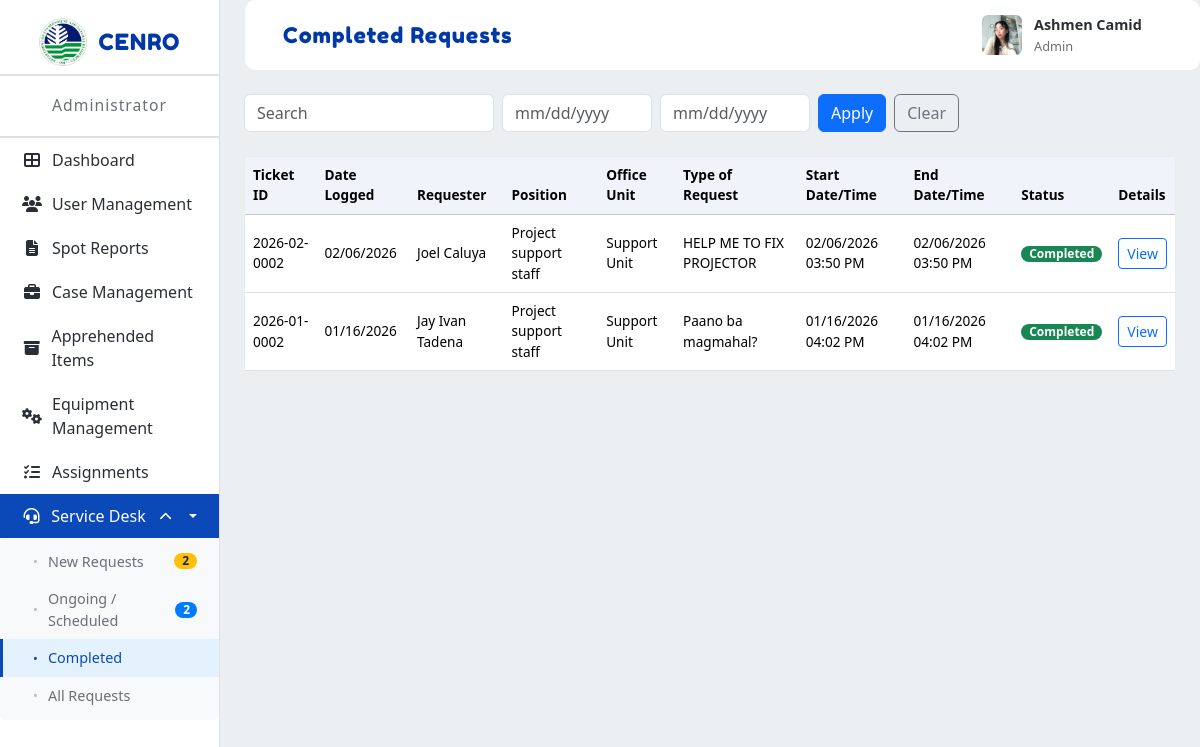
The app's page /prototype/app/modules/admin/views/completed.php (signed in) with its own data.
### tables this page shows
CREATE TABLE `users` (
  `id` int(11) NOT NULL,
  `email` varchar(255) NOT NULL,
  `password_hash` varchar(255) NOT NULL,
  `full_name` varchar(255) NOT NULL,
  `contact_number` varchar(20) DEFAULT NULL,
  `office_unit` varchar(255) DEFAULT NULL,
  `profile_picture` varchar(255) DEFAULT NULL,
  `role` enum('Admin','Enforcement Officer','Enforcer','Property Custodian','Office Staff') NOT NULL,
  `status` tinyint(1) DEFAULT 1,
  `created_at` timestamp NOT NULL DEFAULT current_timestamp(),
  `updated_at` timestamp NOT NULL DEFAULT current_timestamp() ON UPDATE current_timestamp(),
  `last_login` timestamp NULL DEFAULT NULL,
  `position` varchar(100) DEFAULT NULL
);

CREATE TABLE `service_requests` (
  `id` int(10) UNSIGNED NOT NULL,
  `ticket_no` varchar(64) NOT NULL,
  `ticket_date` date NOT NULL,
  `requester_name` varchar(255) DEFAULT NULL,
  `requester_position` varchar(150) DEFAULT NULL,
  `requester_office` varchar(150) DEFAULT NULL,
  `requester_division` varchar(150) DEFAULT NULL,
  `requester_phone` varchar(50) DEFAULT NULL,
  `requester_email` varchar(150) DEFAULT NULL,
  `request_type` varchar(150) DEFAULT NULL,
  `request_description` text DEFAULT NULL,
  `feedback_rating` varchar(50) DEFAULT NULL,
  `requester_signature_path` varchar(255) DEFAULT NULL,
  `auth1_name` varchar(255) DEFAULT NULL,
  `auth1_position` varchar(150) DEFAULT NULL,
  `auth1_date` date DEFAULT NULL,
  `auth1_signature_path` varchar(255) DEFAULT NULL,
  `auth2_name` varchar(255) DEFAULT NULL,
  `auth2_position` varchar(150) DEFAULT NULL,
  `auth2_date` date DEFAULT NULL,
  `auth2_signature_path` varchar(255) DEFAULT NULL,
  `status` varchar(50) NOT NULL DEFAULT 'open',
  `created_by` int(11) DEFAULT NULL,
  `created_at` timestamp NOT NULL DEFAULT current_timestamp(),
  `updated_at` timestamp NULL DEFAULT NULL ON UPDATE current_timestamp(),
  `ack_signature_path` text DEFAULT NULL,
  `acknowledged_at` datetime DEFAULT NULL,
  `acknowledged_by_name` varchar(191) DEFAULT NULL,
  `acknowledged_by` varchar(150) DEFAULT NULL,
  `rating` varchar(32) DEFAULT NULL,
  `rating_comment` text DEFAULT NULL,
  `rated_at` datetime DEFAULT NULL
);

CREATE TABLE `service_request_actions` (
  `id` int(10) UNSIGNED NOT NULL,
  `service_request_id` int(10) UNSIGNED NOT NULL,
  `action_date` date DEFAULT NULL,
  `action_time` time DEFAULT NULL,
  `action_details` text DEFAULT NULL,
  `action_staff_id` int(11) DEFAULT NULL,
  `action_signature_path` varchar(255) DEFAULT NULL,
  `created_at` timestamp NOT NULL DEFAULT current_timestamp(),
  `updated_at` timestamp NULL DEFAULT NULL ON UPDATE current_timestamp()
);

### prototype/app/modules/admin/views/completed.php (the view, shortened to what this page needs)
<?php
require_once __DIR__ . '/../../../config/db.php';
$completed = [];
try {
  $cstmt = $pdo->prepare("SELECT * FROM service_requests WHERE LOWER(status) = 'completed' ORDER BY updated_at DESC");
  $cstmt->execute();
  $completed = $cstmt->fetchAll(PDO::FETCH_ASSOC);
} catch (Exception $e) {
  error_log('completed fetch error: ' . $e->getMessage());
  $completed = [];
}
try {
  $earliestStmt = $pdo->prepare("SELECT action_date, action_time FROM service_request_actions WHERE service_request_id = :id AND action_date IS NOT NULL ORDER BY action_date ASC, action_time ASC LIMIT 1");
  $latestStmt = $pdo->prepare("SELECT action_date, action_time FROM service_request_actions WHERE service_request_id = :id ORDER BY id DESC LIMIT 1");
} catch (Exception $e) {
  error_log('prepare action stmts error: ' . $e->getMessage());
  $earliestStmt = $latestStmt = null;
}
?>
<!DOCTYPE html>
<html lang="en">
<head>
  <link href="https://cdn.jsdelivr.net/npm/bootstrap@5.3.2/dist/css/bootstrap.min.css" rel="stylesheet">
  <link rel="stylesheet" href="https://cdn.jsdelivr.net/npm/bootstrap-icons@1.11.1/font/bootstrap-icons.css">
  <link rel="stylesheet" href="../../../../public/assets/css/modules/admin/common.css">
  <link rel="stylesheet" href="../../../../public/assets/css/modules/admin/service-desk.css">
  <link rel="stylesheet" href="https://cdnjs.cloudflare.com/ajax/libs/font-awesome/6.4.2/css/all.min.css">
  <link rel="stylesheet" href="https://cdn.jsdelivr.net/npm/flatpickr/dist/flatpickr.min.css">
</head>
<body>
  <div class="layout">
    <nav class="sidebar" role="navigation" aria-label="Main sidebar">
      <div class="sidebar-logo">
        <img src="../../../../public/assets/images/denr-logo.png" alt="DENR Logo">
        <span>CENRO</span>
      </div>
      <div class="sidebar-role">Administrator</div>
      <nav class="sidebar-nav" aria-label="Sidebar menu">
        <ul>
          <li><a href="dashboard.php"><i class="fa fa-th-large"></i> Dashboard</a></li>
          <li><a href="user_management.php"><i class="fa fa-users"></i> User Management</a></li>
          <li><a href="spot_reports.php"><i class="fa fa-file-text"></i> Spot Reports</a></li>
          <li><a href="case_management.php"><i class="fa fa-briefcase"></i> Case Management</a></li>
          <li><a href="apprehended_items.php"><i class="fa fa-archive"></i> Apprehended Items</a></li>
          <li><a href="equipment_management.php"><i class="fa fa-cogs"></i> Equipment Management</a></li>
          <li><a href="assignments.php"><i class="fa fa-tasks"></i> Assignments</a></li>
          <li class="dropdown active">
            <a href="#" class="dropdown-toggle active" id="serviceDeskToggle" data-target="serviceDeskMenu">
              <i class="fa fa-headset"></i> Service Desk
              <i class="fa fa-chevron-down dropdown-arrow rotated"></i>
            </a>
            <ul class="dropdown-menu show" id="serviceDeskMenu">
              <li><a href="new_requests.php">New Requests <span class="badge">2</span></a></li>
              <li><a href="ongoing_scheduled.php">Ongoing / Scheduled <span class="badge badge-blue">2</span></a></li>
              <li class="active"><a href="completed.php">Completed</a></li>
              <li><a href="all_requests.php">All Requests</a></li>
            </ul>
          </li>
          <li><a href="statistical_report.php"><i class="fa fa-chart-bar"></i> Statistical Report</a></li>
        </ul>
      </nav>
    </nav>
    <div class="main">
      <div class="topbar">
        <div class="topbar-card">
          <div class="topbar-title">Completed Requests</div>
          <?php include __DIR__ . '/../../shared/views/topbar_profile.php'; ?>
        </div>
      </div>
      <div class="main-content">
        <div class="container-fluid p-4">
          <div class="row mb-4">
            <div class="col-12">
              <div class="d-flex gap-2 align-items-center">
                <input type="text" class="form-control" placeholder="Search" style="width: 250px;">
                <input type="text" id="date_from" class="form-control date-picker" placeholder="mm/dd/yyyy" style="width: 150px;" autocomplete="off">
                <input type="text" id="date_to" class="form-control date-picker" placeholder="mm/dd/yyyy" style="width: 150px;" autocomplete="off">
                <button id="applyFilter" class="btn btn-primary">Apply</button>
                <button id="clearFilter" class="btn btn-outline-secondary">Clear</button>
              </div>
            </div>
          </div>
          <div class="card">
            <div class="card-body p-0">
              <div class="table-responsive">
                <table id="completedRequestsTable" class="table table-sm table-hover mb-0" style="font-size: 0.85rem;">
                  <thead class="table-light">
                    <tr>
                      <th style="padding: 8px;">Ticket ID</th>
                      <th style="padding: 8px;">Date Logged</th>
                      <th style="padding: 8px;">Requester</th>
                      <th style="padding: 8px;">Position</th>
                      <th style="padding: 8px;">Office Unit</th>
                      <th style="padding: 8px;">Type of Request</th>
                      <th style="padding: 8px;">Start Date/Time</th>
                      <th style="padding: 8px;">End Date/Time</th>
                      <th style="padding: 8px;">Status</th>
                      <th style="padding: 8px;">Details</th>
                    </tr>
                  </thead>
                  <tbody>
                    <?php if (!empty($completed)): foreach ($completed as $r):
                      $start = '-';
                      $end = '-';
                      if ($earliestStmt) {
                        try {
                          $earliestStmt->execute(['id' => $r['id']]);
                          $er = $earliestStmt->fetch(PDO::FETCH_ASSOC);
                          if (!empty($er) && !empty($er['action_date'])) {
                            $start = $er['action_date'];
                            if (!empty($er['action_time'])) {
                              $t_ts = strtotime($er['action_time']);
                              $t_disp = $t_ts !== false ? date('h:i A', $t_ts) : $er['action_time'];
                              $start .= ' ' . $t_disp;
                            }
                          } elseif (!empty($r['start_datetime'])) {
                            $start = $r['start_datetime'];
                          }
                        } catch (Exception $e) { error_log('earliest fetch error: ' . $e->getMessage()); }
                      } else {
                        if (!empty($r['start_datetime'])) $start = $r['start_datetime'];
                      }
                      if ($latestStmt) {
                        try {
                          $latestStmt->execute(['id' => $r['id']]);
                          $le = $latestStmt->fetch(PDO::FETCH_ASSOC);
                          if (!empty($le)) {
                            $ad = $le['action_date'] ?? '';
                            $at = $le['action_time'] ?? '';
                            if ($ad !== '' || $at !== '') {
                              $end = trim(($ad !== '' ? $ad : '') . (!empty($at) ? ' ' . $at : ''));
                            } elseif (!empty($r['updated_at'])) {
                              $end = $r['updated_at'];
                            }
                          } elseif (!empty($r['updated_at'])) {
                            $end = $r['updated_at'];
                          }
                        } catch (Exception $e) { error_log('latest fetch error: ' . $e->getMessage()); }
                      } else {
                        if (!empty($r['updated_at'])) $end = $r['updated_at'];
                      }
                      $displayStart = ($start !== '-' && strtotime($start) !== false) ? date('m/d/Y h:i A', strtotime($start)) : $start;
                      $displayEnd = ($end !== '-' && strtotime($end) !== false) ? date('m/d/Y h:i A', strtotime($end)) : $end;
                    ?>
                      <tr>
                        <td style="padding:8px; vertical-align: middle;"><?php echo htmlspecialchars($r['ticket_no'] ?? $r['id'] ?? ''); ?></td>
                        <td style="padding:8px; vertical-align: middle;">
                          <?php
                            if (!empty($r['ticket_date'])) {
                              echo htmlspecialchars(date('m/d/Y', strtotime($r['ticket_date'])));
                            } elseif (!empty($r['created_at'])) {
                              echo htmlspecialchars(date('m/d/Y', strtotime($r['created_at'])));
                            } else {
                              echo '';
                            }
                          ?>
                        </td>
                        <td style="padding:8px; vertical-align: middle;"><?php echo htmlspecialchars($r['requester_name'] ?? ''); ?></td>
                        <td style="padding:8px; vertical-align: middle;"><?php echo htmlspecialchars($r['requester_position'] ?? ''); ?></td>
                        <td style="padding:8px; vertical-align: middle;"><?php echo htmlspecialchars($r['requester_office'] ?? ''); ?></td>
                        <td style="padding:8px; vertical-align: middle;"><?php echo htmlspecialchars($r['request_type'] ?? ''); ?></td>
                        <td style="padding:8px; vertical-align: middle;"><?php echo htmlspecialchars($displayStart); ?></td>
                        <td style="padding:8px; vertical-align: middle;"><?php echo htmlspecialchars($displayEnd); ?></td>
                        <td style="padding:8px; vertical-align: middle;"><span class="badge bg-success text-white"><?php echo htmlspecialchars($r['status'] ?? ''); ?></span></td>
                        <td style="padding:8px; vertical-align: middle;"><a href="request_details.php?id=<?php echo urlencode($r['id']); ?>" class="btn btn-sm btn-outline-primary">View</a></td>
                      </tr>
                    <?php endforeach; else: ?>
                      <tr>
                        <td colspan="10" class="text-center">No completed requests.</td>
                      </tr>
                    <?php endif; ?>
                  </tbody>
                </table>
              </div>
            </div>
          </div>
        </div>
      </div>
    </div>
  </div>
</body>
</html>

### prototype/app/modules/shared/views/topbar_profile.php (shortened to what this page needs)
<?php
require_once __DIR__ . '/../../../../app/config/db.php';
$topImg = '../../../../public/assets/images/default-avatar.png';
$topName = 'Guest';
$topRole = 'User';
$sessionUserId = $_SESSION['uid'] ?? $_SESSION['id'] ?? null;
$sessionUserEmail = $_SESSION['email'] ?? null;
try {
  $r = null;
  if (!empty($sessionUserId)) {
    $stmt = $pdo->prepare('SELECT id, full_name, profile_picture, role FROM users WHERE id = ? LIMIT 1');
    $stmt->execute([$sessionUserId]);
    $r = $stmt->fetch();
  } elseif (!empty($sessionUserEmail)) {
    $stmt = $pdo->prepare('SELECT id, full_name, profile_picture, role FROM users WHERE email = ? LIMIT 1');
    $stmt->execute([$sessionUserEmail]);
    $r = $stmt->fetch();
  }
  if (!empty($r)) {
    if (!empty($r['full_name'])) {
      $parts = preg_split('/\s+/', trim($r['full_name']));
      if (count($parts) === 1) {
        $topName = $parts[0];
      } else {
        $topName = $parts[0] . ' ' . $parts[count($parts) - 1];
      }
    } else {
      $topName = $topName;
    }
    $topRole = !empty($r['role']) ? $r['role'] : $topRole;
    if (!empty($r['profile_picture'])) {
      $stored = ltrim($r['profile_picture'], '/');
      $fsPath = __DIR__ . '/../../../../' . $stored;
      if (file_exists($fsPath)) {
        $topImg = '../../../../' . $stored;
      }
    }
  }
} catch (Exception $e) {
}
?>
<div class="topbar-profile-card" id="profileCard">
  <img src="<?php echo htmlspecialchars($topImg); ?>" alt="Profile" class="topbar-profile-img" id="profileImg">
  <div class="topbar-profile-info">
    <span class="name"><?php echo htmlspecialchars($topName); ?></span>
    <span class="role"><?php echo htmlspecialchars($topRole); ?></span>
  </div>
</div>

### records on screen
users: profile_picture (picture), full_name "Ashmen Camid", role "Admin"
service_requests: ticket_no "2026-02-0002", ticket_date "02/06/2026", requester_name "Joel Caluya", requester_position "Project support staff", requester_office "Support Unit", request_type "HELP ME TO FIX PROJECTOR", service_request_actions.action_date+action_time "02/06/2026 03:50 PM", status "Completed"
service_requests: ticket_no "2026-01-0002", ticket_date "01/16/2026", requester_name "Jay Ivan Tadena", requester_position "Project support staff", requester_office "Support Unit", request_type "Paano ba magmahal?", service_request_actions.action_date+action_time "01/16/2026 04:02 PM", status "Completed"
